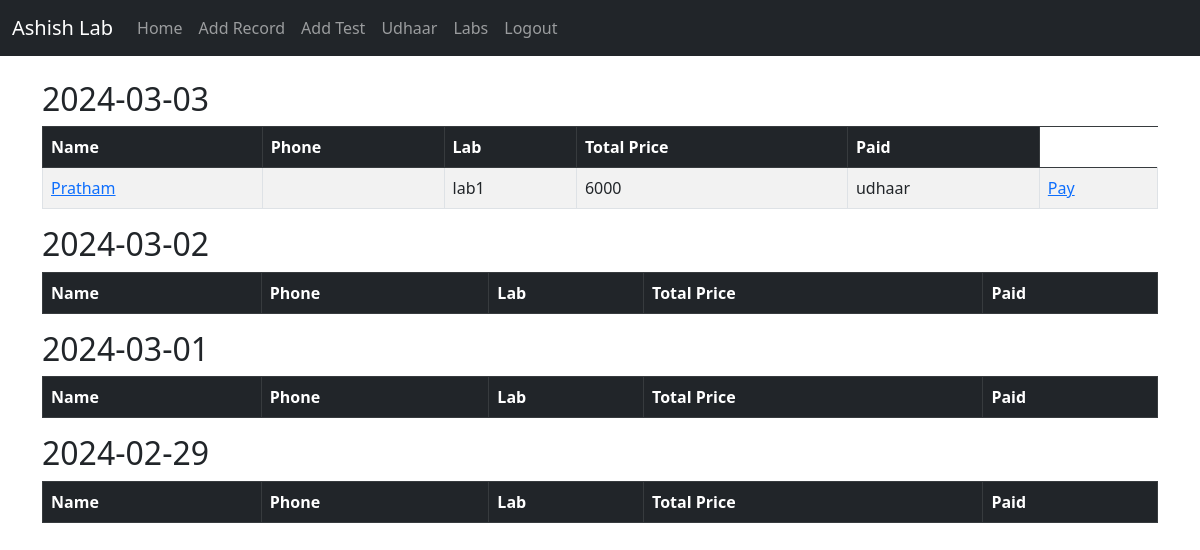
Screenshot of /udhaar/ (signed in) with the database file from the repository.
### website/models.py (models this page shows, shortened)
class Record(models.Model):
	tests = models.ManyToManyField('Test', related_name='records')
	created_at = models.DateTimeField(auto_now_add=True)
	first_name = models.CharField(max_length=50)
	lab = models.CharField(max_length=50, default='own')
	total_price = models.IntegerField(default = 0)
	paid = models.CharField(max_length=50, default='paid')

### website/views.py (the view)
# urls.py: path('udhaar/', views.udhaar, name='udhaar'),
def udhaar(request):
	records = Record.objects.all()
	return render(request, 'udhaar.html', {'records':records})

### templates/udhaar.html (shortened to what this page needs)
{% extends 'base.html' %}
{% block content %}
{% if user.is_authenticated %}
{% if records %}
    {% regroup records by created_at|date:"Y-m-d" as grouped_records %}
    {% for group in grouped_records reversed %}
        <h2>{{ group.grouper }}</h2>
        <table class="table table-striped table-hover table-bordered">
            <thead class="table-dark">
                <tr>
                    <th scope="col">Name</th>
                    <th scope="col">Phone</th>
                    <th scope="col">Lab</th>
                    <th scope="col">Total Price</th>
                    <th scope="col">Paid</th>
                </tr>
            </thead>
            <tbody>
                {% for record in group.list reversed %}
                {% if record.paid == "udhaar" %}
                    <tr>
                        <td><a href="{% url 'record' record.id %}">{{ record.first_name }} {{ record.last_name }}</a></td>
                        <td>{{ record.phone }}</td>
                        <td>{{ record.lab }}</td>
                        <td>{{ record.total_price }}</td>
                        <td>{{ record.paid }}</td>
                            <td><a href="{% url 'pay_option2' record.id %}">Pay</a></td>
                    </tr>
                {% endif %}
                {% endfor %}
            </tbody>
        </table>
    {% endfor %}
{% endif %}
{% endif %}
{% endblock %}

### rows the page displays
Record: first_name "Pratham", lab "lab1", total_price "6000", paid "udhaar"

### other values shown
{{ group.grouper }} "2024-03-03" "2024-03-02" "2024-03-01" "2024-02-29"
